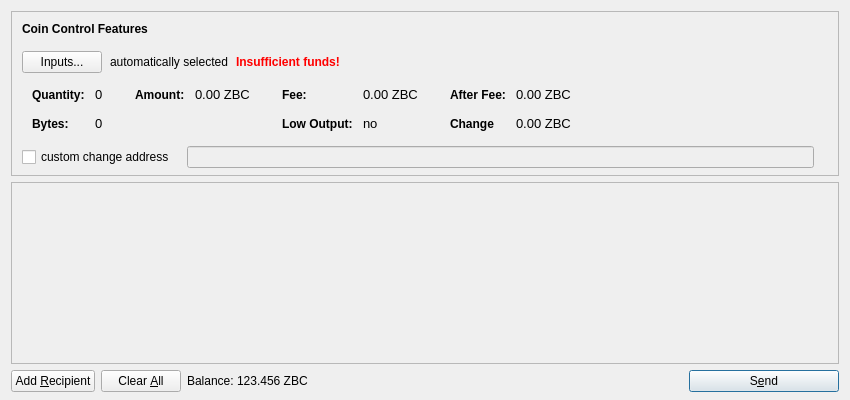
<?xml version="1.0" encoding="UTF-8"?>
<ui version="4.0">
 <class>SendCoinsDialog</class>
 <widget class="QDialog" name="SendCoinsDialog">
  <property name="geometry">
   <rect>
    <x>0</x>
    <y>0</y>
    <width>850</width>
    <height>400</height>
   </rect>
  </property>
  <property name="windowTitle">
   <string>Send Coins</string>
  </property>
  <layout class="QVBoxLayout" name="verticalLayout" stretch="0,1,0">
   <property name="bottomMargin">
    <number>8</number>
   </property>
   <item>
    <widget class="QFrame" name="frameCoinControl">
     <property name="sizePolicy">
      <sizepolicy hsizetype="Expanding" vsizetype="Expanding">
       <horstretch>0</horstretch>
       <verstretch>0</verstretch>
      </sizepolicy>
     </property>
     <property name="maximumSize">
      <size>
       <width>16777215</width>
       <height>16777215</height>
      </size>
     </property>
     <property name="frameShape">
      <enum>QFrame::StyledPanel</enum>
     </property>
     <property name="frameShadow">
      <enum>QFrame::Sunken</enum>
     </property>
     <layout class="QVBoxLayout" name="verticalLayoutCoinControl2">
      <property name="spacing">
       <number>-1</number>
      </property>
      <property name="leftMargin">
       <number>0</number>
      </property>
      <property name="topMargin">
       <number>0</number>
      </property>
      <property name="rightMargin">
       <number>0</number>
      </property>
      <property name="bottomMargin">
       <number>6</number>
      </property>
      <item>
       <layout class="QVBoxLayout" name="verticalLayoutCoinControl" stretch="0,0,0,0,1">
        <property name="spacing">
         <number>0</number>
        </property>
        <property name="leftMargin">
         <number>10</number>
        </property>
        <property name="topMargin">
         <number>10</number>
        </property>
        <item>
         <layout class="QHBoxLayout" name="horizontalLayoutCoinControl1">
          <property name="bottomMargin">
           <number>15</number>
          </property>
          <item>
           <widget class="QLabel" name="labelCoinControlFeatures">
            <property name="sizePolicy">
             <sizepolicy hsizetype="Preferred" vsizetype="Maximum">
              <horstretch>0</horstretch>
              <verstretch>0</verstretch>
             </sizepolicy>
            </property>
            <property name="font">
             <font>
              <weight>75</weight>
              <bold>true</bold>
             </font>
            </property>
            <property name="styleSheet">
             <string notr="true">font-weight:bold;</string>
            </property>
            <property name="text">
             <string>Coin Control Features</string>
            </property>
           </widget>
          </item>
         </layout>
        </item>
        <item>
         <layout class="QHBoxLayout" name="horizontalLayoutCoinControl2" stretch="0,0,0,0">
          <property name="spacing">
           <number>8</number>
          </property>
          <property name="bottomMargin">
           <number>10</number>
          </property>
          <item>
           <widget class="QPushButton" name="pushButtonCoinControl">
            <property name="styleSheet">
             <string notr="true"/>
            </property>
            <property name="text">
             <string>Inputs...</string>
            </property>
           </widget>
          </item>
          <item>
           <widget class="QLabel" name="labelCoinControlAutomaticallySelected">
            <property name="text">
             <string>automatically selected</string>
            </property>
            <property name="margin">
             <number>5</number>
            </property>
           </widget>
          </item>
          <item>
           <widget class="QLabel" name="labelCoinControlInsuffFunds">
            <property name="font">
             <font>
              <weight>75</weight>
              <bold>true</bold>
             </font>
            </property>
            <property name="styleSheet">
             <string notr="true">color:red;font-weight:bold;</string>
            </property>
            <property name="text">
             <string>Insufficient funds!</string>
            </property>
            <property name="margin">
             <number>5</number>
            </property>
           </widget>
          </item>
          <item>
           <spacer name="horizontalSpacerCoinControl">
            <property name="orientation">
             <enum>Qt::Horizontal</enum>
            </property>
            <property name="sizeHint" stdset="0">
             <size>
              <width>40</width>
              <height>1</height>
             </size>
            </property>
           </spacer>
          </item>
         </layout>
        </item>
        <item>
         <widget class="QWidget" name="widgetCoinControl" native="true">
          <property name="sizePolicy">
           <sizepolicy hsizetype="Preferred" vsizetype="Preferred">
            <horstretch>0</horstretch>
            <verstretch>0</verstretch>
           </sizepolicy>
          </property>
          <property name="minimumSize">
           <size>
            <width>0</width>
            <height>0</height>
           </size>
          </property>
          <property name="styleSheet">
           <string notr="true"/>
          </property>
          <layout class="QHBoxLayout" name="horizontalLayoutCoinControl5">
           <property name="margin">
            <number>0</number>
           </property>
           <item>
            <layout class="QHBoxLayout" name="horizontalLayoutCoinControl3" stretch="0,0,0,1">
             <property name="spacing">
              <number>20</number>
             </property>
             <property name="topMargin">
              <number>0</number>
             </property>
             <property name="bottomMargin">
              <number>10</number>
             </property>
             <item>
              <layout class="QFormLayout" name="formLayoutCoinControl1">
               <property name="horizontalSpacing">
                <number>10</number>
               </property>
               <property name="verticalSpacing">
                <number>14</number>
               </property>
               <property name="leftMargin">
                <number>10</number>
               </property>
               <property name="topMargin">
                <number>4</number>
               </property>
               <property name="rightMargin">
                <number>6</number>
               </property>
               <item row="0" column="0">
                <widget class="QLabel" name="labelCoinControlQuantityText">
                 <property name="styleSheet">
                  <string notr="true">font-weight:bold;</string>
                 </property>
                 <property name="text">
                  <string>Quantity:</string>
                 </property>
                 <property name="margin">
                  <number>0</number>
                 </property>
                </widget>
               </item>
               <item row="0" column="1">
                <widget class="QLabel" name="labelCoinControlQuantity">
                 <property name="font">
                  <font>
                   <family>Helvetica</family>
                   <pointsize>10</pointsize>
                  </font>
                 </property>
                 <property name="cursor">
                  <cursorShape>IBeamCursor</cursorShape>
                 </property>
                 <property name="contextMenuPolicy">
                  <enum>Qt::ActionsContextMenu</enum>
                 </property>
                 <property name="text">
                  <string>0</string>
                 </property>
                 <property name="margin">
                  <number>0</number>
                 </property>
                 <property name="textInteractionFlags">
                  <set>Qt::LinksAccessibleByMouse|Qt::TextSelectableByKeyboard|Qt::TextSelectableByMouse</set>
                 </property>
                </widget>
               </item>
               <item row="1" column="0">
                <widget class="QLabel" name="labelCoinControlBytesText">
                 <property name="styleSheet">
                  <string notr="true">font-weight:bold;</string>
                 </property>
                 <property name="text">
                  <string>Bytes:</string>
                 </property>
                </widget>
               </item>
               <item row="1" column="1">
                <widget class="QLabel" name="labelCoinControlBytes">
                 <property name="font">
                  <font>
                   <family>Helvetica</family>
                   <pointsize>10</pointsize>
                  </font>
                 </property>
                 <property name="cursor">
                  <cursorShape>IBeamCursor</cursorShape>
                 </property>
                 <property name="contextMenuPolicy">
                  <enum>Qt::ActionsContextMenu</enum>
                 </property>
                 <property name="text">
                  <string>0</string>
                 </property>
                 <property name="textInteractionFlags">
                  <set>Qt::LinksAccessibleByMouse|Qt::TextSelectableByKeyboard|Qt::TextSelectableByMouse</set>
                 </property>
                </widget>
               </item>
              </layout>
             </item>
             <item>
              <layout class="QFormLayout" name="formLayoutCoinControl2">
               <property name="horizontalSpacing">
                <number>10</number>
               </property>
               <property name="verticalSpacing">
                <number>14</number>
               </property>
               <property name="leftMargin">
                <number>6</number>
               </property>
               <property name="topMargin">
                <number>4</number>
               </property>
               <property name="rightMargin">
                <number>6</number>
               </property>
               <item row="0" column="0">
                <widget class="QLabel" name="labelCoinControlAmountText">
                 <property name="styleSheet">
                  <string notr="true">font-weight:bold;</string>
                 </property>
                 <property name="text">
                  <string>Amount:</string>
                 </property>
                 <property name="margin">
                  <number>0</number>
                 </property>
                </widget>
               </item>
               <item row="0" column="1">
                <widget class="QLabel" name="labelCoinControlAmount">
                 <property name="font">
                  <font>
                   <family>Helvetica</family>
                   <pointsize>10</pointsize>
                  </font>
                 </property>
                 <property name="cursor">
                  <cursorShape>IBeamCursor</cursorShape>
                 </property>
                 <property name="contextMenuPolicy">
                  <enum>Qt::ActionsContextMenu</enum>
                 </property>
                 <property name="text">
                  <string notr="true">0.00 ZBC</string>
                 </property>
                 <property name="textInteractionFlags">
                  <set>Qt::LinksAccessibleByMouse|Qt::TextSelectableByKeyboard|Qt::TextSelectableByMouse</set>
                 </property>
                </widget>
               </item>
              </layout>
             </item>
             <item>
              <layout class="QFormLayout" name="formLayoutCoinControl3">
               <property name="horizontalSpacing">
                <number>10</number>
               </property>
               <property name="verticalSpacing">
                <number>14</number>
               </property>
               <property name="leftMargin">
                <number>6</number>
               </property>
               <property name="topMargin">
                <number>4</number>
               </property>
               <property name="rightMargin">
                <number>6</number>
               </property>
               <item row="0" column="0">
                <widget class="QLabel" name="labelCoinControlFeeText">
                 <property name="styleSheet">
                  <string notr="true">font-weight:bold;</string>
                 </property>
                 <property name="text">
                  <string>Fee:</string>
                 </property>
                 <property name="margin">
                  <number>0</number>
                 </property>
                </widget>
               </item>
               <item row="0" column="1">
                <widget class="QLabel" name="labelCoinControlFee">
                 <property name="font">
                  <font>
                   <family>Helvetica</family>
                   <pointsize>10</pointsize>
                  </font>
                 </property>
                 <property name="cursor">
                  <cursorShape>IBeamCursor</cursorShape>
                 </property>
                 <property name="contextMenuPolicy">
                  <enum>Qt::ActionsContextMenu</enum>
                 </property>
                 <property name="text">
                  <string notr="true">0.00 ZBC</string>
                 </property>
                 <property name="textInteractionFlags">
                  <set>Qt::LinksAccessibleByMouse|Qt::TextSelectableByKeyboard|Qt::TextSelectableByMouse</set>
                 </property>
                </widget>
               </item>
               <item row="1" column="0">
                <widget class="QLabel" name="labelCoinControlLowOutputText">
                 <property name="styleSheet">
                  <string notr="true">font-weight:bold;</string>
                 </property>
                 <property name="text">
                  <string>Low Output:</string>
                 </property>
                </widget>
               </item>
               <item row="1" column="1">
                <widget class="QLabel" name="labelCoinControlLowOutput">
                 <property name="font">
                  <font>
                   <family>Helvetica</family>
                   <pointsize>10</pointsize>
                  </font>
                 </property>
                 <property name="cursor">
                  <cursorShape>IBeamCursor</cursorShape>
                 </property>
                 <property name="contextMenuPolicy">
                  <enum>Qt::ActionsContextMenu</enum>
                 </property>
                 <property name="text">
                  <string>no</string>
                 </property>
                 <property name="textInteractionFlags">
                  <set>Qt::LinksAccessibleByMouse|Qt::TextSelectableByKeyboard|Qt::TextSelectableByMouse</set>
                 </property>
                </widget>
               </item>
              </layout>
             </item>
             <item>
              <layout class="QFormLayout" name="formLayoutCoinControl4">
               <property name="horizontalSpacing">
                <number>10</number>
               </property>
               <property name="verticalSpacing">
                <number>14</number>
               </property>
               <property name="leftMargin">
                <number>6</number>
               </property>
               <property name="topMargin">
                <number>4</number>
               </property>
               <property name="rightMargin">
                <number>6</number>
               </property>
               <item row="0" column="0">
                <widget class="QLabel" name="labelCoinControlAfterFeeText">
                 <property name="styleSheet">
                  <string notr="true">font-weight:bold;</string>
                 </property>
                 <property name="text">
                  <string>After Fee:</string>
                 </property>
                 <property name="margin">
                  <number>0</number>
                 </property>
                </widget>
               </item>
               <item row="0" column="1">
                <widget class="QLabel" name="labelCoinControlAfterFee">
                 <property name="font">
                  <font>
                   <family>Helvetica</family>
                   <pointsize>10</pointsize>
                  </font>
                 </property>
                 <property name="cursor">
                  <cursorShape>IBeamCursor</cursorShape>
                 </property>
                 <property name="contextMenuPolicy">
                  <enum>Qt::ActionsContextMenu</enum>
                 </property>
                 <property name="text">
                  <string notr="true">0.00 ZBC</string>
                 </property>
                 <property name="textInteractionFlags">
                  <set>Qt::LinksAccessibleByMouse|Qt::TextSelectableByKeyboard|Qt::TextSelectableByMouse</set>
                 </property>
                </widget>
               </item>
               <item row="1" column="0">
                <widget class="QLabel" name="labelCoinControlChangeText">
                 <property name="styleSheet">
                  <string notr="true">font-weight:bold;</string>
                 </property>
                 <property name="text">
                  <string>Change</string>
                 </property>
                </widget>
               </item>
               <item row="1" column="1">
                <widget class="QLabel" name="labelCoinControlChange">
                 <property name="font">
                  <font>
                   <family>Helvetica</family>
                   <pointsize>10</pointsize>
                  </font>
                 </property>
                 <property name="cursor">
                  <cursorShape>IBeamCursor</cursorShape>
                 </property>
                 <property name="contextMenuPolicy">
                  <enum>Qt::ActionsContextMenu</enum>
                 </property>
                 <property name="text">
                  <string notr="true">0.00 ZBC</string>
                 </property>
                 <property name="textInteractionFlags">
                  <set>Qt::LinksAccessibleByMouse|Qt::TextSelectableByKeyboard|Qt::TextSelectableByMouse</set>
                 </property>
                </widget>
               </item>
              </layout>
             </item>
            </layout>
           </item>
          </layout>
         </widget>
        </item>
        <item>
         <layout class="QHBoxLayout" name="horizontalLayoutCoinControl4" stretch="0,0,0">
          <property name="spacing">
           <number>12</number>
          </property>
          <property name="sizeConstraint">
           <enum>QLayout::SetDefaultConstraint</enum>
          </property>
          <property name="topMargin">
           <number>5</number>
          </property>
          <property name="rightMargin">
           <number>5</number>
          </property>
          <item>
           <widget class="QCheckBox" name="checkBoxCoinControlChange">
            <property name="text">
             <string>custom change address</string>
            </property>
           </widget>
          </item>
          <item>
           <widget class="QLineEdit" name="lineEditCoinControlChange">
            <property name="enabled">
             <bool>false</bool>
            </property>
            <property name="sizePolicy">
             <sizepolicy hsizetype="Expanding" vsizetype="Fixed">
              <horstretch>0</horstretch>
              <verstretch>0</verstretch>
             </sizepolicy>
            </property>
           </widget>
          </item>
          <item>
           <widget class="QLabel" name="labelCoinControlChangeLabel">
            <property name="sizePolicy">
             <sizepolicy hsizetype="Preferred" vsizetype="Expanding">
              <horstretch>0</horstretch>
              <verstretch>0</verstretch>
             </sizepolicy>
            </property>
            <property name="minimumSize">
             <size>
              <width>0</width>
              <height>0</height>
             </size>
            </property>
            <property name="text">
             <string/>
            </property>
            <property name="margin">
             <number>3</number>
            </property>
           </widget>
          </item>
         </layout>
        </item>
        <item>
         <spacer name="verticalSpacerCoinControl">
          <property name="orientation">
           <enum>Qt::Vertical</enum>
          </property>
          <property name="sizeHint" stdset="0">
           <size>
            <width>800</width>
            <height>1</height>
           </size>
          </property>
         </spacer>
        </item>
       </layout>
      </item>
     </layout>
    </widget>
   </item>
   <item>
    <widget class="QScrollArea" name="scrollArea">
     <property name="widgetResizable">
      <bool>true</bool>
     </property>
     <widget class="QWidget" name="scrollAreaWidgetContents">
      <property name="geometry">
       <rect>
        <x>0</x>
        <y>0</y>
        <width>830</width>
        <height>165</height>
       </rect>
      </property>
      <layout class="QVBoxLayout" name="verticalLayout_2">
       <property name="margin">
        <number>0</number>
       </property>
       <item>
        <layout class="QVBoxLayout" name="entries">
         <property name="spacing">
          <number>6</number>
         </property>
        </layout>
       </item>
       <item>
        <spacer name="verticalSpacer">
         <property name="orientation">
          <enum>Qt::Vertical</enum>
         </property>
         <property name="sizeHint" stdset="0">
          <size>
           <width>20</width>
           <height>40</height>
          </size>
         </property>
        </spacer>
       </item>
      </layout>
     </widget>
    </widget>
   </item>
   <item>
    <layout class="QHBoxLayout" name="horizontalLayout">
     <item>
      <widget class="QPushButton" name="addButton">
       <property name="toolTip">
        <string>Send to multiple recipients at once</string>
       </property>
       <property name="text">
        <string>Add &amp;Recipient</string>
       </property>
       <property name="autoDefault">
        <bool>false</bool>
       </property>
      </widget>
     </item>
     <item>
      <widget class="QPushButton" name="clearButton">
       <property name="sizePolicy">
        <sizepolicy hsizetype="Minimum" vsizetype="Fixed">
         <horstretch>0</horstretch>
         <verstretch>0</verstretch>
        </sizepolicy>
       </property>
       <property name="toolTip">
        <string>Remove all transaction fields</string>
       </property>
       <property name="text">
        <string>Clear &amp;All</string>
       </property>
       <property name="autoRepeatDelay">
        <number>300</number>
       </property>
       <property name="autoDefault">
        <bool>false</bool>
       </property>
      </widget>
     </item>
     <item>
      <layout class="QHBoxLayout" name="horizontalLayout_2">
       <property name="spacing">
        <number>3</number>
       </property>
       <item>
        <widget class="QLabel" name="label">
         <property name="sizePolicy">
          <sizepolicy hsizetype="Preferred" vsizetype="Fixed">
           <horstretch>0</horstretch>
           <verstretch>0</verstretch>
          </sizepolicy>
         </property>
         <property name="text">
          <string>Balance:</string>
         </property>
        </widget>
       </item>
       <item>
        <widget class="QLabel" name="labelBalance">
         <property name="sizePolicy">
          <sizepolicy hsizetype="Preferred" vsizetype="Fixed">
           <horstretch>0</horstretch>
           <verstretch>0</verstretch>
          </sizepolicy>
         </property>
         <property name="cursor">
          <cursorShape>IBeamCursor</cursorShape>
         </property>
         <property name="text">
          <string notr="true">123.456 ZBC</string>
         </property>
         <property name="textInteractionFlags">
          <set>Qt::LinksAccessibleByMouse|Qt::TextSelectableByKeyboard|Qt::TextSelectableByMouse</set>
         </property>
        </widget>
       </item>
      </layout>
     </item>
     <item>
      <spacer name="horizontalSpacer">
       <property name="orientation">
        <enum>Qt::Horizontal</enum>
       </property>
       <property name="sizeHint" stdset="0">
        <size>
         <width>40</width>
         <height>20</height>
        </size>
       </property>
      </spacer>
     </item>
     <item>
      <widget class="QPushButton" name="sendButton">
       <property name="minimumSize">
        <size>
         <width>150</width>
         <height>0</height>
        </size>
       </property>
       <property name="toolTip">
        <string>Confirm the send action</string>
       </property>
       <property name="text">
        <string>S&amp;end</string>
       </property>
       <property name="icon">
        <iconset resource="../bitcoin.qrc">
         <normaloff>:/icons/send</normaloff>:/icons/send</iconset>
       </property>
       <property name="default">
        <bool>true</bool>
       </property>
      </widget>
     </item>
    </layout>
   </item>
  </layout>
 </widget>
 <resources>
  <include location="../bitcoin.qrc"/>
 </resources>
 <connections/>
</ui>
